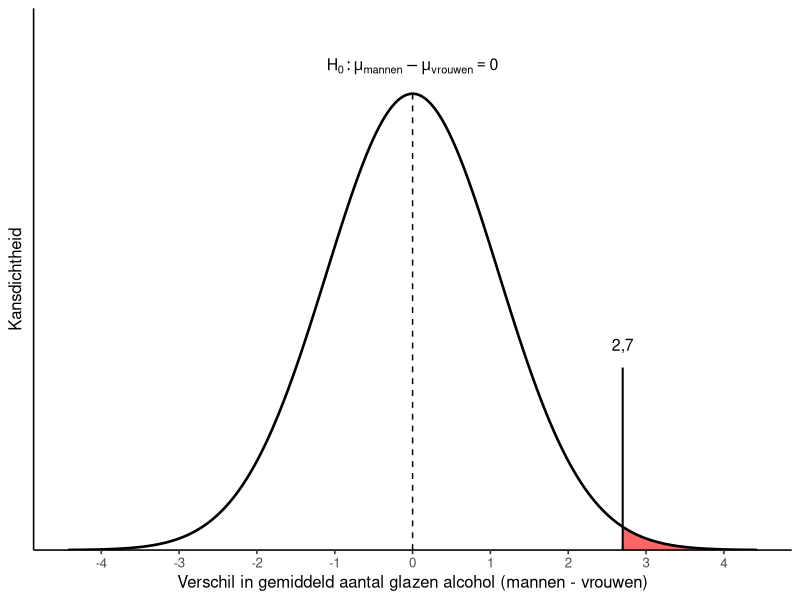

R code for this plot:
# Steekproevenverdeling onder H0 met het gebied vanaf het gevonden
# verschil (2,7 glas) rood gekleurd: de (eenzijdige) overschrijdingskans.

library(ggplot2)

plot_h0_overschrijding <- function(n_mannen = 20, n_vrouwen = 20,
                                   s_mannen = 3.5, s_vrouwen = 3.5,
                                   gevonden = 2.7, bereik_se = 4) {
  # Standaardfout van het verschil tussen twee gemiddelden
  se <- sqrt(s_mannen^2 / n_mannen + s_vrouwen^2 / n_vrouwen)

  x <- seq(-bereik_se * se, bereik_se * se, length.out = 1000)
  data <- data.frame(verschil = x, dichtheid = dnorm(x, mean = 0, sd = se))
  staart <- subset(data, verschil >= gevonden)

  ggplot(data, aes(x = verschil, y = dichtheid)) +
    geom_area(data = staart, fill = "red", alpha = 0.6) +
    geom_line(linewidth = 0.9) +
    # Verticale lijn bij het gevonden verschil, met het getal erboven
    annotate(
      "segment", x = gevonden, xend = gevonden,
      y = 0, yend = dnorm(0, sd = se) * 0.4, linewidth = 0.7
    ) +
    annotate(
      "text", x = gevonden, y = dnorm(0, sd = se) * 0.45,
      label = format(gevonden, decimal.mark = ","), size = 4
    ) +
    annotate(
      "segment", x = 0, xend = 0, y = 0, yend = dnorm(0, sd = se),
      linetype = "dashed", linewidth = 0.5
    ) +
    annotate(
      "text", x = 0, y = dnorm(0, sd = se) * 1.06,
      label = "H[0]: mu[mannen] - mu[vrouwen] == 0",
      parse = TRUE, size = 4
    ) +
    scale_x_continuous(
      breaks = seq(-floor(bereik_se * se), floor(bereik_se * se), by = 1),
      labels = \(b) format(b, decimal.mark = ",", trim = TRUE)
    ) +
    scale_y_continuous(expand = expansion(mult = c(0, 0.12))) +
    labs(
      x = "Verschil in gemiddeld aantal glazen alcohol (mannen - vrouwen)",
      y = "Kansdichtheid"
    ) +
    theme_classic(base_size = 12) +
    theme(
      axis.text.y  = element_blank(),
      axis.ticks.y = element_blank()
    )
}

# 20 mannen en 20 vrouwen, s = 3,5, gevonden verschil = 11,4 - 8,7 = 2,7
figuur <- plot_h0_overschrijding(n_mannen = 20, n_vrouwen = 20, gevonden = 2.7)

dir.create("afbeeldingen", showWarnings = FALSE)
ggsave("afbeeldingen/h0_overschrijdingskans.png", figuur,
       width = 7, height = 4, dpi = 300)
